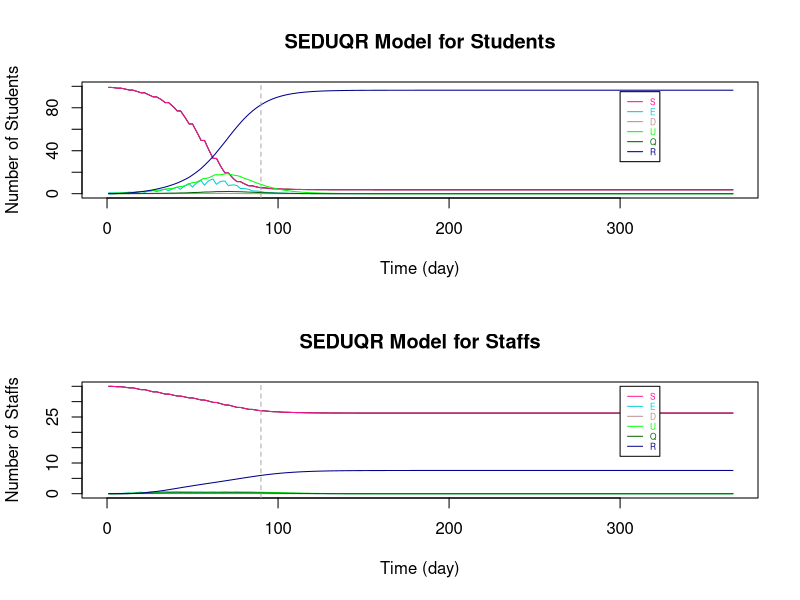

The R script that drew this image:
# Sensibility Analysis - theta = 1

###################################################################################################################

# Parameters
Ta = matrix(c(0.64,1), nrow = 2) # transmissibility of student and staff
Ca = matrix(c(0.79,1), nrow = 1)  # susceptibility of student and staff
tau = c(0.54, 0.54/2)  # individual transmission rate within and outside the bubble
# set p: the transmission rate: 
p1 = Ta %*% Ca
# p = (student-student same bubble, student-student different, staff-student, student-staff, staff-staff both teaching same or different bubbles)
p = c(p1[1,1]*tau[1], p1[1,1]*tau[2], p1[2,1]*tau[2], p1[1,2]*tau[2], p1[2,2]*tau[2]) #RHO

a = 0.2  # ALPHA: rate from latent to infection
d = c(0.1,0.3) # d:probability of an infection is detectable/symptomatic for student and staff
e = 0.138 # EPSILON: the relative transmission for undetectable compared to detectable
o = 0.9  # THETA: rate of getting quanrantined 
y = 0.1 # GAMMA:recovery rate (differ by age and compartments)

r.values = c(9,3,10,3,3)  # r:contact r people (should be changing with time), in the same order as p (RHO)

T = 366
N = 10 # student number in each bubble


###################################################################################################################

# Define dataframe - students bubbles 1-10 and total staff
# Define array 
B <- matrix(rep(0), T, 7)
A <- array(rep(B), dim = c(T, 7, 11))

A[,1,] <- 10 #  S
A[,7,] <- 10 #  N
A[,1,11] <- 30  # 30 staffs are S initially
A[,7,11] <- 55 #  55 staffs in total (20 of them work from home)
A[1,,1] <- c(9,1,0,0,0,0,10)   # initials

dimnames(A) <- list(1:T, c("S","E","D","U","Q","R","N"), c(sprintf("B%d", 1:10),"Staff"))  # name the array

head(A)
da_theta2 <- as.data.frame(A)

###################################################################################################################

# Set initials
S <- matrix(rep(0), T+1, 10)
E <- matrix(rep(0), T+1, 10)
D <- matrix(rep(0), T+1, 10)
U <- matrix(rep(0), T+1, 10)
Q <- matrix(rep(0), T+1, 10)
R <- matrix(rep(0), T+1, 10)
r <- matrix(rep(0), T+1, 10)

S.Staff=S1=S2=S3=S4=S5=S6=S
E.Staff=E1=E2=E3=E4=E5=E6=E
D.Staff=D1=D2=D3=D4=D5=D6=D
U.Staff=U1=U2=U3=U4=U5=U6=U
Q.Staff=Q1=Q2=Q3=Q4=Q5=Q6=Q
R.Staff=R1=R2=R3=R4=R5=R6=R
r1=r2=r3=r4=r5=r

S5.diff=S2.diff=S
E5.diff=E2.diff=E
D5.diff=D2.diff=D
U5.diff=U2.diff=U
R5.diff=R2.diff=R
r5.diff=r2.diff=r

S.Staff.change = S.Staff

# Staff replacement
Staff.School = S.Staff  
Staff.rp = S.Staff  

# Tutorial Group
S.Std_Std = S
S.Std1=S.Std2=S
S.Stf=E.Stf=D.Stf=U.Stf=Q.Stf=R.Stf=S


###################################################################################################################
# The Symbols for the Dynamic system 

# STUDENTS
# S, E, D, U, Q, R : (without subscript of numbers) TOTAL number of students in each compartment (for an individual bubble)

# S1, E1, D1, U1, Q1, R1: TOTAL number of students in each compartments with ONLY the intractions WITHIN bubbles (for an individual bubble)

# S2.diff, E2.diff, D2.diff, U2.diff, R2.diff : TOTAL number of students that are not in the specified bubble (for an individual bubble)

# S2, E2, D2, U2, Q2, R2: CHANGE of number of students in each compartments by BETWEEN-BUBBLES interactions (for an individual bubble)

# S3, E3, D3, U3, Q3, R3 : CHANGE of number of students in each compartments by their teaching staffs (for an individual bubble)

# STAFFS
# S.Staff, E.Staff, D.Staff, U.Staff, Q.Staff, R.Staff : (without subscript of numbers) TOTAL number of STAFF in each compartment (for those teaching an individual bubble)

# S4, E4, D4, U4, Q4, R4: CHANGE of number of staffs in each compartments by the students they teach (for those teaching an individual bubble)

# S5.diff, E5.diff, D5.diff, U5.diff, R5.diff : TOTAL number of staffs that are not teaching the specified bubble (for those teaching an individual bubble)

# S5, E5, D5, U5, Q5, R5 : CHANGE of number of staffs in each compartments by staffs teaching other bubbles (for those teaching an individual bubble)

# S6, E6, D6, U6, Q6, R6 : CHANGE of number of staffs in each compartments by the staffs teaching the same bubble (for those teaching an individual bubble)

# r are the number of sesceptible contacts that an infection case would contact (vary with situations)

# Staff.School : the number of staff at school of teaching each bubble

# Staff.rp : the number of staff that can come to teach the bubble that were working from home

# TUTOR GROUP

# S.Std_Std : CHANGE of number of student in tutor group by infections within tutor group

# S.Std1 : CHANGE of number of student in bubble j by infections within tutor group

# S.Std2 : CHANGE of number of student in bubble j by infections from the tutor

# S.Stf, E.Stf, D.Stf, U.Stf, Q.Stf, R.Stf : Total number of tutors being infected in tutor group j

###################################################################################################################

# i : time step start from 1 
# j : bubble number 1 to 10

for (i in 1:T){
  for (j in 1:10){  
    
    ###### For STUDENTS
    
    # initals
    S[1,j] =  da_theta2[1,paste("S.B", j, sep = "")]
    E[1,j] =  da_theta2[1,paste("E.B", j, sep = "")]
    D[1,j] =  da_theta2[1,paste("D.B", j, sep = "")]
    U[1,j] =  da_theta2[1,paste("U.B", j, sep = "")]
    Q[1,j] =  da_theta2[1,paste("Q.B", j, sep = "")]
    R[1,j] =  da_theta2[1,paste("R.B", j, sep = "")]
    
    # STUDENT to STUDENT in the SAME BUBBLE
    S1[1,j] =  da_theta2[1,paste("S.B", j, sep = "")]
    E1[1,j] =  da_theta2[1,paste("E.B", j, sep = "")]
    D1[1,j] =  da_theta2[1,paste("D.B", j, sep = "")]
    U1[1,j] =  da_theta2[1,paste("U.B", j, sep = "")]
    Q1[1,j] =  da_theta2[1,paste("Q.B", j, sep = "")]
    R1[1,j] =  da_theta2[1,paste("R.B", j, sep = "")]
    r1[1,j] =  S[1,j]  # number of contact depends on how many S in the bubble
    
    # This formula comes from the dynamic equations (in powerpoint slide 4)
    S1[i+1,j] = S[i,j] - r1[i,j]*p[1]*(D[i,j]+e*U[i,j])
    E1[i+1,j] = E[i,j] + r1[i,j]*p[1]*(D[i,j]+e*U[i,j]) - a*E[i,j]
    D1[i+1,j] = D[i,j] + a*d[1]*E[i,j] - o*D[i,j]
    U1[i+1,j] = U[i,j] + a*(1-d[1])*E[i,j] - y*U[i,j]
    Q1[i+1,j] = Q[i,j] + o*D[i,j] - y*Q[i,j]
    R1[i+1,j] = R[i,j] + y*(Q[i,j]+U[i,j])
    r1[i+1,j] = S[i,j] 
    
    
    # STUDENT to STUDENT in DIFFERENT BUBBLES #
    # number of contact for each individual in bubble j to students in other bubbles
    r2.diff[1,j] =  3  # each student in j contact 3 students in other bubbles
    r2.diff[i+1,j] = r2.diff[i,j]    
    # the total number of contacts of the students in bubble j
    m = round(r2.diff[i,j]*(S[i,j]))  # only Susceptible individuals in j might be infected by students in other bubbles
    
    # inital values of total number of students at school not in bubble j
    # (only S,E,D,U are at school, currently not considered recovery come back to school yet)
    S2.diff[1,j] = 90
    E2.diff[1,j] = 0
    D2.diff[1,j] = 0
    U2.diff[1,j] = 0
    R2.diff[1,j] = 0
    
    # Subset for S,E,D,U compartments of all bubbles 
    all.S = (c(1:ncol(da_theta2)) %% 7) == 1
    all.E = (c(1:ncol(da_theta2)) %% 7) == 2
    all.D = (c(1:ncol(da_theta2)) %% 7) == 3
    all.U = (c(1:ncol(da_theta2)) %% 7) == 4
    all.R = (c(1:ncol(da_theta2)) %% 7) == 6
    
    #total number of students at school not in bubble j (and not staff: the reason of removing the last column)
    # The number of S, E, D, U at time i, different to bubble j
    S2.diff[i,j] = round(sum((da_theta2[i,(all.S)][,-j])[,c(1:ncol(da_theta2[i,(all.S)][,-j])-1)]))
    E2.diff[i,j] = round(sum((da_theta2[i,(all.E)][,-j])[,c(1:ncol(da_theta2[i,(all.E)][,-j])-1)]))
    D2.diff[i,j] = round(sum((da_theta2[i,(all.D)][,-j])[,c(1:ncol(da_theta2[i,(all.D)][,-j])-1)]))
    U2.diff[i,j] = round(sum((da_theta2[i,(all.U)][,-j])[,c(1:ncol(da_theta2[i,(all.U)][,-j])-1)]))
    R2.diff[i,j] = round(sum((da_theta2[i,(all.R)][,-j])[,c(1:ncol(da_theta2[i,(all.R)][,-j])-1)]))
    
    # make a list of S, E, D, U not in bubble j (the times of repeat is the number of students in each compartment)
    list = c(rep("S", S2.diff[i,j]), rep("E", E2.diff[i,j]), rep("D", D2.diff[i,j]), rep("U", U2.diff[i,j]), rep("R", R2.diff[i,j]))
    
    #count the number of S,E,D,U that students in j contacted to
    # " sample(list, m, replace = TRUE) ": Randomly select m from list
    set.seed(123)
    countS = sum((sample(list, m, replace = TRUE))=="S") # for students in bubble j: the number of contact outside bubble j are S
    countE = sum((sample(list, m, replace = TRUE))=="E") # for students in bubble j: the number of contact outside bubble j are E
    countD = sum((sample(list, m, replace = TRUE))=="D") # for students in bubble j: the number of contact outside bubble j are D
    countU = sum((sample(list, m, replace = TRUE))=="U") # for students in bubble j: the number of contact outside bubble j are U
    countR = sum((sample(list, m, replace = TRUE))=="R") # for students in bubble j: the number of contact outside bubble j are R
    
    
    # The number of change in S and E compartments by interactions from other bubbles to bubbles j (only the partial effect)
    # initial (no intractions between bubbles at time 1)
    S2[1,j] = 0
    E2[1,j] = 0
    
    # The change in S and E for bubble j only depends on the number of:
    # 1. (   susceptible students in bubble j: r1[i,j] = S[i,j]   ) and 
    # 2. (   number of detectable/symtomatic and undetectable/asymtomatic that are contacted in other bubbles: countD+e*countU   
    #                                                        -- e is because the effectiveness on D and U in infection rate are different)
    S2[i+1,j] = -p[2]*(countD+e*countU)  # Only the change because of other bubbles
    E2[i+1,j] = p[2]*(countD+e*countU)  # Only the change because of other bubbles, so those Es goes into D/U compartments are included in E1
    
    
    # STAFF to STUDENTs they teach 
    # initial - there is no change of S and E initially
    S3[1,j] = 0
    E3[1,j] = 0
    r3[1,j] = r.values[3]
    
    # The change in S and E for bubble j depends on the number of D and U of staffs
    S3[i+1,j] = - r1[i,j]*p[3]*(D.Staff[i,j]+e*U.Staff[i,j])
    E3[i+1,j] = r1[i,j]*p[3]*(D.Staff[i,j]+e*U.Staff[i,j])   
    r3[i+1,j] =  S[i,j]
    
    
    
    ### TUTOR GROUP
    
    # STUDENTs TO STUDENTs in the same tutorial group
    
    # A tutor group contains 2 bubbles of students and a staff that is not teaching the bubbles
    # With the tutor meeting of 15mins and a typical school day of 6 hours, the time length of contact is 1/24 of that in a bubble
    # initial (S.Std_Std is the change of S in tutor group j with students in both bubble j and 11-j)
    S.Std_Std[1,] = c(rep(0,10))  # S.Std_Std : total change of students in tutor group
    S.Std1[1,] = c(rep(0,10))
    
    
    # The change of S for tutor group j with students in both bubble j and 11-j
    if (j <= 5){ # 5 tutor groups in total
      S.Std_Std[i+1,j] = - (S[i,j]+S[i,11-j])*p[1]*((D[i,j]+e*U[i,j])+(D[i,11-j]+e*U[i,11-j]))*1/24
      
      # As the change is less than 0.5, separate the new cases of infections according to the percentage of S in each bubble
      if (S[i,j]+S[i,11-j] > 0){
        S.Std1[i+1,j] = S.Std_Std[i+1,j]*S[i,j]/(S[i,j]+S[i,11-j])  # S.Std1 : total change of students in  bubble j by having tutor group
        S.Std1[i+1,11-j] = S.Std_Std[i+1,j]*S[i,11-j]/(S[i,j]+S[i,11-j])
      }
      
      else{
        S.Std1[i+1,j] = 0
        S.Std1[i+1,11-j] = 0
      }
    }
    
    else{ # avoid to count the infections twice
    }
    
    
    # STAFF TO STUDENTs in the same tutorial group
    
    # There is only 1 staff for each tutor group
    # S.Std2 : the change of studnets in bubble j by infections from the tutor
    # initial - there is no change of S and E initially
    S.Std2[1,] = c(rep(0,10)) 
    
    # The change of S for tutor group j with students in both bubble j and 11-j
    if (j <= 5){ # 5 tutor groups in total
      if (S[i,j]+S[i,11-j] > 0){
        S.Std2[i+1,j] = - ((S[i,j]+S[i,11-j])*p[3]*(D.Stf[i,j]+e*U.Stf[i,j])*1/24)*(S[i,j]/(S[i,j]+S[i,11-j]))
        S.Std2[i+1,11-j] = - ((S[i,j]+S[i,11-j])*p[3]*(D.Stf[i,j]+e*U.Stf[i,j])*1/24)*(S[i,11-j]/(S[i,j]+S[i,11-j]))
      }
      
      else{
        S.Std2[i+1,j] = 0
        S.Std2[i+1,11-j] = 0
      }
    }
    
    else{ # avoid to count the infections twice
    }
    
    
    
    # TOTAL on STUDNETS 
    if (S1[i+1,j] + S2[i+1,j] + S3[i+1,j] + S.Std1[i+1,j] + S.Std2[i+1,j] >= 0){   # The total number of S has to be >= 0
      S[i+1,j] = S1[i+1,j] + S2[i+1,j] + S3[i+1,j] + S.Std1[i+1,j] + S.Std2[i+1,j]
      E[i+1,j] = E1[i+1,j] + E2[i+1,j] + E3[i+1,j] - S.Std1[i+1,j] - S.Std2[i+1,j]
    }
    else {  # If not, S = 0, 
      #         E = previous (time step) amout of E - the same amount of students reduced in S compartment - those move to the next compartments
      S[i+1,j] = 0
      E[i+1,j] = E[i,j] - (S[i+1,j]-S[i,j]) - a*E[i,j]
    }
    
    D[i+1,j] = D1[i+1,j]
    U[i+1,j] = U1[i+1,j]
    Q[i+1,j] = Q1[i+1,j]
    R[i+1,j] = R1[i+1,j]
    
    
    ###### For STAFF
    
    # Assume there are 55 staffs in total, initially 30 of them teach students. 
    # The overall effect on STAFF (stdent -> staff  &   staff -> staff in same / different bubble)
    
    # initials
    S.Staff[1,] =  3
    E.Staff[1,] =  0
    D.Staff[1,] =  0
    U.Staff[1,] =  0
    Q.Staff[1,] =  0
    R.Staff[1,] =  0
    
    # STUDENT to STAFF
    # initials
    S4[1,j] = 0
    r4[1,j] = r.values[4]  
    
    # Only S and E compartments will change directly by the infection cause by studnets (E3 = -S3)
    S4[i+1,j] = - r4[i]*p[4]*(D[i,j]+e*U[i,j])
    r4[i+1,j] = S.Staff[i,j]
    
    
    # STAFF to STAFF (teach same bubble)
    # initials
    S6[1,j] = 0
    
    # Only S and E compartments will change directly by the infection cause by staffs teach same bubble (E6 = -S6)
    S6[i+1,j] = - r4[i]*p[5]*(D.Staff[i,j]+e*U.Staff[i,j])
    
    
    # STAFF to STAFF (teach different bubbles)
    # number of contact for each individual staff teach bubble j to the staffs teach other bubbles
    r5.diff[1,j] =  3  # each staff teach j contact 3 staffs teach other bubbles
    r5.diff[i+1,j] = r5.diff[i,j]    
    # the total number of contacts of the students in bubble j
    m.Staff = round(r5.diff[i,j]*(S.Staff[i,j]))  # only Susceptible staffs in j might be infected 
    
    # inital values of total number of staff at school not teach bubble j
    # (only S,E,D,U are at school, currently not considered recovery come back to school yet)
    S5.diff[1,] = 27
    E5.diff[1,] = 0
    D5.diff[1,] = 0
    U5.diff[1,] = 0
    R5.diff[1,] = 0
    
    # The number of S, E, D, U at time i, not teaching to bubble j
    S5.diff[i,j] = round(sum(S.Staff[i,])-S.Staff[i,j])
    E5.diff[i,j] = round(sum(E.Staff[i,])-E.Staff[i,j])
    D5.diff[i,j] = round(sum(D.Staff[i,])-D.Staff[i,j])
    U5.diff[i,j] = round(sum(U.Staff[i,])-U.Staff[i,j])
    R5.diff[i,j] = round(sum(R.Staff[i,])-R.Staff[i,j])
    
    # make a list of S, E, D, U not teach bubble j (the times of repeat is the number of staff in each compartment)
    list.Staff = c(rep("S", S5.diff[i,j]), rep("E", E5.diff[i,j]), rep("D", D5.diff[i,j]), rep("U", U5.diff[i,j]), rep("R", R5.diff[i,j]))
    
    #count the number of S,E,D,U that staffs teaching bubble j contacted to
    # " sample(list.Staff, m.Staff, replace = TRUE) ": Randomly select m.Staff from list
    set.seed(123)
    count.StaffS = sum((sample(list.Staff, m.Staff, replace = TRUE))=="S") # for students in bubble j: the number of contact outside bubble j are S
    count.StaffE = sum((sample(list.Staff, m.Staff, replace = TRUE))=="E") # for students in bubble j: the number of contact outside bubble j are E
    count.StaffD = sum((sample(list.Staff, m.Staff, replace = TRUE))=="D") # for students in bubble j: the number of contact outside bubble j are D
    count.StaffU = sum((sample(list.Staff, m.Staff, replace = TRUE))=="U") # for students in bubble j: the number of contact outside bubble j are U
    count.StaffR = sum((sample(list.Staff, m.Staff, replace = TRUE))=="R") # for students in bubble j: the number of contact outside bubble j are R
    
    # The number of change in S and E compartments by staffs teach j and other staffs contacts
    # initial (no transmission at time 1)
    S5[1,j] = 0
    
    # The change in S and E for staffs teach bubble j only depends on the number of:
    # 1. (   susceptible staffs teach bubble j: r5[i,j] = S.Staff[i,j]   ) and 
    # 2. (   number of detectable/symtomatic and undetectable/asymtomatic staffs teach other bubbles: count.StaffD+e*count.StaffU
    #                                                        -- e is because the effectiveness on D and U in infection rate are different)
    S5[i+1,j] = - p[5]*(count.StaffD+e*count.StaffU)  # Only the change because of staff teach other bubbles
    # E5 = -S5
    
    
    # TUTOR GROUP
    
    # The STUDENTS in the tutor group to STAFF
    # Assume for tutor group 1-5, the tutor is not teaching any bubbles
    # There is no staff to replace tutor if he is infected, but he will work again when he has recovered
    # initial - there is no change of S and E initially
    S.Stf[1,] = c(rep(1,5), rep(0,5)) 
    E.Stf[1,] = D.Stf[1,] = U.Stf[1,] = Q.Stf[1,] = R.Stf[1,] = rep(0,10)
    
    
    # The total number of S for staff in tutor group j 
    if (j <= 5){ # 5 tutor groups in total
      if (S.Stf[i,j] > 0){
        S.Stf[i+1,j] = S.Stf[i,j] - S.Stf[i,j]*p[4]*((D[i,j]+e*U[i,j])+(D[i,11-j]+e*U[i,11-j]))*1/24
      }
      
      else{
        S.Stf[i+1,j] = 0
      }
    }
    
    else{ # avoid to count the infections twice
      S.Stf[i+1,j] = 0
    }
    
    E.Stf[i+1,j] = E.Stf[i,j] + (S.Stf[i+1,j] - S.Stf[i,j]) - a*E.Stf[i,j]
    D.Stf[i+1,j] = D.Stf[i,j] + a*d[1]*E.Stf[i,j] - o*D.Stf[i,j]
    U.Stf[i+1,j] = U.Stf[i,j] + a*(1-d[1])*E.Stf[i,j] - y*U.Stf[i,j]
    Q.Stf[i+1,j] = Q.Stf[i,j] + o*D.Stf[i,j] - y*Q.Stf[i,j]
    R.Stf[i+1,j] = R.Stf[i,j] + y*(Q.Stf[i,j]+U.Stf[i,j])
    
    
    # TOTAL on STAFF
    # the total change of staff
    
    S.Staff.change[1,j] = 0
    S.Staff.change[i+1,j] = -(S4[i+1,j] + S5[i+1,j] + S6[i+1,j])    
    
    # With larger number in each group, remove the overlapping cases of new infection by:
    # (There might be chance an individual staff is infected by both students he teach and other staff he contact with)
    # Here, use randomly choosing to reduce the overlapping change effect
    # # # count.StaffS_overlap = - round(S3[i+1,j] + S5[i+1,j] + S6[i+1,j]) # the infected cases/the change in S (with overlap)
    
    # This formula comes from the dynamic equations (in powerpoint slide 4)
    S.Staff[i+1,j] = S.Staff[i,j] - S.Staff.change[i+1,j]
    E.Staff[i+1,j] = E.Staff[i,j] + S.Staff.change[i+1,j] - a*E.Staff[i,j]
    D.Staff[i+1,j] = D.Staff[i,j] + a*d[2]*E.Staff[i,j] - o*D.Staff[i,j]
    U.Staff[i+1,j] = U.Staff[i,j] + a*(1-d[2])*E.Staff[i,j] - y*U.Staff[i,j]
    Q.Staff[i+1,j] = Q.Staff[i,j] + o*D.Staff[i,j] - y*Q.Staff[i,j]
    R.Staff[i+1,j] = R.Staff[i,j] + y*(Q.Staff[i,j]+U.Staff[i,j])
    
    
    # STAFF replacement (remove this part to see if there is no extra staff that teaching the same course)
    # We assume initially 30 out of 55 staffs are teaching bubbles and the other 20 staffs are working from home.
    # Assume each bubble has 3 teaching staff and 2 other staffs working from home that can teach the same course.
    # If one of the staff was teaching at school is isolated, a staff that is "teaching the same course" will come back to school and teach the bubble. (within 24h)
    # When an istolated staff is recovered, he will come back to school on the next day. (within 24h)
    # If that result in more than 3 staffs teaching the bubble, let some susceptible staffs to work from home.  
    # So, each bubble will have 3 teaching staffs until there are not enough staffs available.
    
    Staff.rp[1,j] = 2  # the staff can come to teach in the next day that are working from home
    Staff.School[1,j] = 3  # total number of staffs that are teaching the bubble
    Staff.School[i,j] = S.Staff[i,j] + E.Staff[i,j] + D.Staff[i,j] + U.Staff[i,j] + R.Staff[i,j]
    
    if (Staff.School[i,j] < 3) {  # if the number of staff teaching bubble j is less than 3
      
      if ((3 - Staff.School[i,j]) <= Staff.rp[i,j]) {  # if there are enough staff to come back and teach
        S.Staff[i+1,j] = S.Staff[i+1,j] + (3 - Staff.School[i,j])
        Staff.rp[i+1,j] = Staff.rp[i,j] - (3 - Staff.School[i,j])
      }
      
      else{  # if there is not enought staff to come back and teach
        S.Staff[i+1,j] = S.Staff[i+1,j] + Staff.rp[i,j]
        Staff.rp[i+1,j] = 0
      }
    }
    
    else{  
      if (round(Staff.School[i,j]) > 3) { # if after the staff combing back from isolation, there are more than 3 staffs teaching the bubble j
        S.Staff[i+1,j] = S.Staff[i+1,j] - (Staff.School[i,j] - 3)
        Staff.rp[i+1,j] = Staff.rp[i,j] + (Staff.School[i,j] - 3)
      } 
      
      else {# if there are 3 staffs teaching the bubble j
        S.Staff[i+1,j] = S.Staff[i+1,j]
        Staff.rp[i+1,j] = Staff.rp[i,j] 
      }
    }
    
    
    
    # The change on Weekends
    # There will not be new infections from 0 A.M. on Saturday till 0 A.M. on the following Monday
    
    offschool = c(seq(0,T,7)-1,seq(0,T,7)-0)
    
    if (!is.na(match(i, setdiff(0:T,offschool))) == TRUE){  #if time i is weekday
    }
    
    else{  #if time i is weekend
      S[i+1,j] = S[i,j]
      E[i+1,j] = E[i,j] - a*E[i,j]
      
      S.Staff[i+1,j] = S.Staff[i,j]
      E.Staff[i+1,j] = E.Staff[i,j] - a*E.Staff[i,j]
      
    }
    
    # Add the results of each time step i and each bubble j of each compartments to the dataframe da_theta2
    da_theta2[i,paste("S.B", j, sep = "")] <- S[i,j]
    da_theta2[i,paste("E.B", j, sep = "")] <- E[i,j]
    da_theta2[i,paste("D.B", j, sep = "")] <- D[i,j]
    da_theta2[i,paste("U.B", j, sep = "")] <- U[i,j]
    da_theta2[i,paste("Q.B", j, sep = "")] <- Q[i,j]
    da_theta2[i,paste("R.B", j, sep = "")] <- R[i,j]
    
    da_theta2[i,paste("S.", "Staff", sep = "")] <- sum(S.Staff[i,]) + sum(S.Stf[i,])
    da_theta2[i,paste("E.", "Staff", sep = "")] <- sum(E.Staff[i,]) + sum(E.Stf[i,])
    da_theta2[i,paste("D.", "Staff", sep = "")] <- sum(D.Staff[i,]) + sum(D.Stf[i,])
    da_theta2[i,paste("U.", "Staff", sep = "")] <- sum(U.Staff[i,]) + sum(U.Stf[i,])
    da_theta2[i,paste("Q.", "Staff", sep = "")] <- sum(Q.Staff[i,]) + sum(Q.Stf[i,])
    da_theta2[i,paste("R.", "Staff", sep = "")] <- sum(R.Staff[i,]) + sum(R.Stf[i,])
    
    # Sum up the total dynamic of students for all bubbles
    da_theta2$S.Student[i] <- sum(S[i,])
    da_theta2$E.Student[i] <- sum(E[i,])
    da_theta2$D.Student[i] <- sum(D[i,])
    da_theta2$U.Student[i] <- sum(U[i,])
    da_theta2$Q.Student[i] <- sum(Q[i,])
    da_theta2$R.Student[i] <- sum(R[i,])
    da_theta2$N.Student[i] <- 100
    
  }
}

# Add extra columns 
for (i in 1:T){
  
  # total number of Staffs working from home
  da_theta2$Staff.rp[i] <- sum(Staff.rp[i,])  
  
  # reproduction rate Rt
  da_theta2$Rt.Student[i] <- (da_theta2$E.Student[i+1] + da_theta2$D.Student[i+1] + da_theta2$U.Student[i+1] + da_theta2$Q.Student[i+1]) / 
    (da_theta2$E.Student[i] + da_theta2$D.Student[i] + da_theta2$U.Student[i] + da_theta2$Q.Student[i])
  
  da_theta2$Rt.Staff[i] <- (da_theta2$E.Staff[i+1] + da_theta2$D.Staff[i+1] + da_theta2$U.Staff[i+1] + da_theta2$Q.Staff[i+1]) / 
    (da_theta2$E.Staff[i] + da_theta2$D.Staff[i] + da_theta2$U.Staff[i] + da_theta2$Q.Staff[i])
}



###################################################################################################################
# Plot SEDUQR graphs
par(mfrow=c(2, 1), lwd=1)

# Students
X_lim <- seq(1,T,by=1)
plot(da_theta2$S.Student~X_lim, pch=15, col="black", main = "SEDUQR Model for Students", type = "l", xlab = "Time (day)", ylab = "Number of Students", xlim = c(0,T), ylim = c(0,100))

lines(da_theta2$S.Student, col="DeepPink", lty=1)
lines(da_theta2$E.Student, col="darkTurquoise", lty=1)
lines(da_theta2$D.Student, col="RosyBrown", lty=1)
lines(da_theta2$U.Student, col="green", lty=1)
lines(da_theta2$Q.Student, col="darkgreen", lty=1)
lines(da_theta2$R.Student, col="darkblue", lty=1)

legend(300, 95 ,c("S","E","D", "U", "Q", "R"),col=c("DeepPink","darkTurquoise","RosyBrown", "green", "darkgreen", "darkblue"),
       text.col=c("DeepPink","darkTurquoise","RosyBrown", "green", "darkgreen", "darkblue"),lty=c(1,1,1,1,1,1),
       cex=0.5)

abline(v=90,col="dark grey", lty=2)

# Staffs
X_lim <- seq(1,T,by=1)
plot(da_theta2$S.Staff~X_lim, pch=15, col="black", main = "SEDUQR Model for Staffs", type = "l", xlab = "Time (day)", ylab = "Number of Staffs", xlim = c(0,T), ylim = c(0,35))

lines(da_theta2$S.Staff, col="DeepPink", lty=1)
lines(da_theta2$E.Staff, col="darkTurquoise", lty=1)
lines(da_theta2$D.Staff, col="RosyBrown", lty=1)
lines(da_theta2$U.Staff, col="green", lty=1)
lines(da_theta2$Q.Staff, col="darkgreen", lty=1)
lines(da_theta2$R.Staff, col="darkblue", lty=1)

legend(300, 35,c("S","E","D", "U", "Q", "R"),col=c("DeepPink","darkTurquoise","RosyBrown", "green", "darkgreen", "darkblue"),
       text.col=c("DeepPink","darkTurquoise","RosyBrown", "green", "darkgreen", "darkblue"),lty=c(1,1,1,1,1,1),
       cex=0.5)

abline(v=90,col="dark grey", lty=2)

